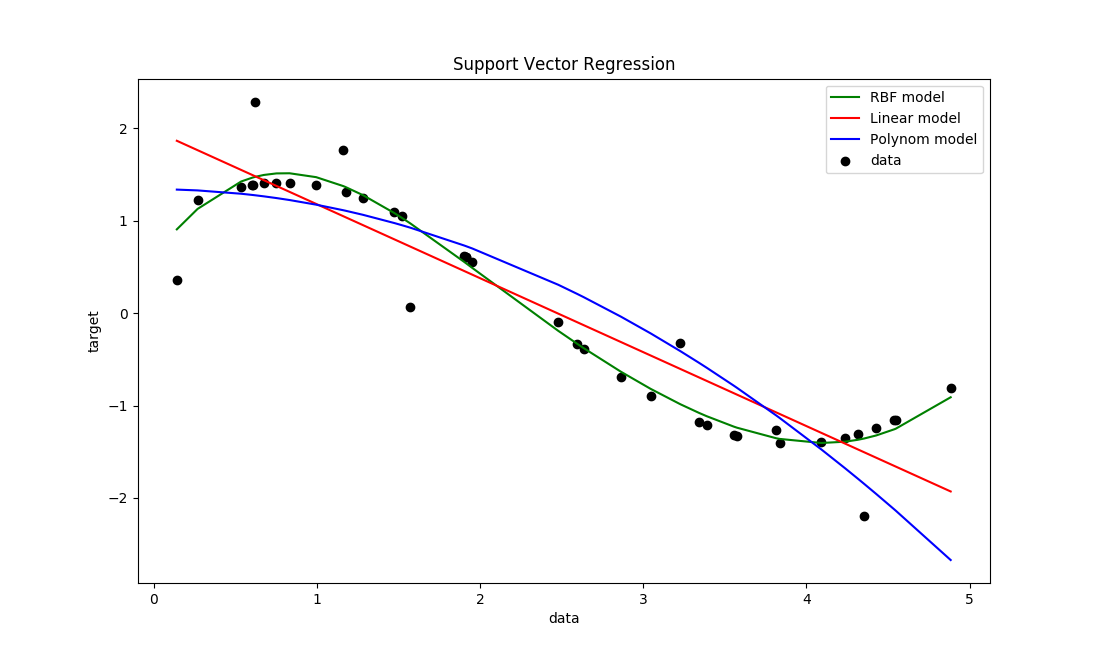

This figure's Python source:
import numpy as np
from sklearn.svm import SVR
import matplotlib.pyplot as plt

X = np.sort(5*np.random.rand(40, 1), axis=0)
y = (np.cos(X)+np.sin(X)).ravel()
y[::5] += 3 * (0.5 - np.random.rand(8))

svr_rbfmodel = SVR(kernel='rbf', C=1e3, gamma=0.1)
svr_linear = SVR(kernel='linear', C=1e3)
svr_polynom = SVR(kernel='poly', C=1e3, degree=2)
y_rbfmodel = svr_rbfmodel.fit(X,y).predict(X)
y_linear = svr_linear.fit(X,y).predict(X)
y_polynom = svr_polynom.fit(X,y).predict(X)

plt.figure(figsize=(11,11))
plt.scatter(X,y,c='k', label='data')
plt.hold('on')
plt.plot(X, y_rbfmodel, c='g', label='RBF model')
plt.plot(X, y_linear, c='r', label='Linear model')
plt.plot(X, y_polynom, c='b', label='Polynom model')
plt.xlabel('data')
plt.ylabel('target')
plt.title('Support Vector Regression')
plt.legend()
plt.show()
plt.savefig('datavis/SVM')